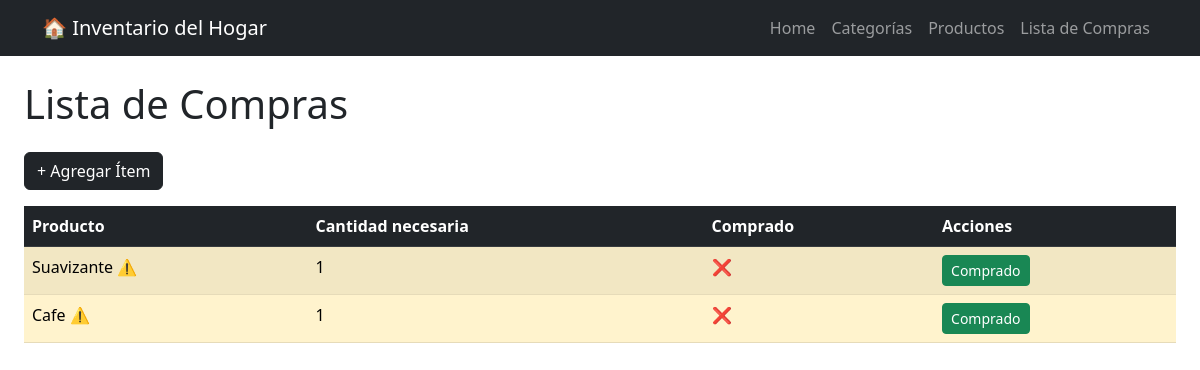
Before: /productos/compras/ with the older database file.
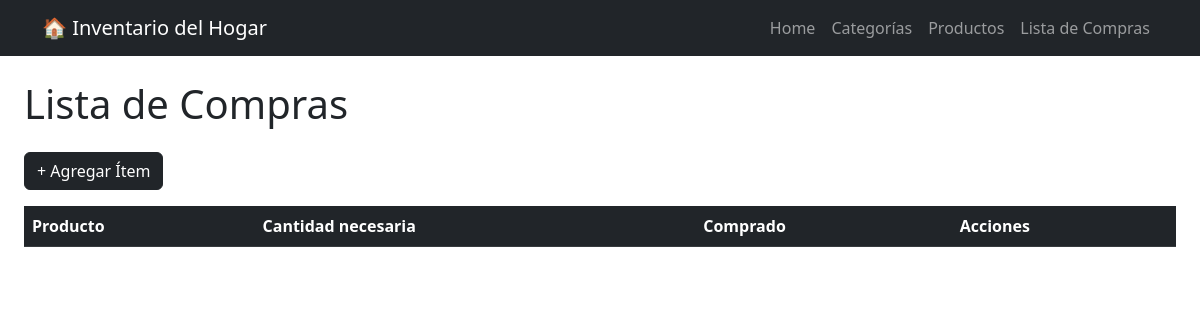
After: the same page with the newer database file.
### productos/models.py (models this page shows, shortened)
class Producto(models.Model):
    class UnidadMedida(models.TextChoices):
        KG = 'KG', 'Kilogramo'
        GR = 'GR', 'Gramo'
        LT = 'LT', 'Litro'
        ML = 'ML', 'Mililitro'
        UNIDAD = 'UNIDAD', 'Unidad'
    class Ubicacion(models.TextChoices):
        ALACENA = 'ALACENA', 'Alacena'
        HELADERA = 'HELADERA', 'Heladera'
        FREEZER = 'FREEZER', 'Freezer'
        DESPENSA = 'DESPENSA', 'Despensa'
        BAÑO="BAÑO" ,"Baño"
    nombre = models.CharField(max_length=100)
    descripcion = models.TextField(null=True, blank=True)
    cantidad = models.IntegerField()
    unidad_medida = models.CharField(max_length=10, choices=UnidadMedida.choices)
    stock_minimo = models.IntegerField()
    fecha_vencimiento = models.DateField(null=True, blank=True)
    categoria = models.ForeignKey(Categoria, on_delete=models.CASCADE)
    ubicacion = models.CharField(max_length=10, choices=Ubicacion.choices)
    disponible = models.BooleanField(default=True)

### productos/views.py (the view)
# urls.py: path('compras/', views.lista_compras, name='lista_compras'),
def lista_compras(request):
    items = ListaCompras.objects.filter(comprado=False)
    ids_en_lista = items.values_list('producto_id', flat=True)
    stock_bajo = Producto.objects.filter(
    cantidad=0,
    disponible=True
    ).exclude(id__in=ids_en_lista)
    return render(request, 'productos/lista_compras.html', {
        'items': items,
        'stock_bajo': stock_bajo
    })

### productos/templates/productos/lista_compras.html (shortened to what this page needs)
{% extends 'core/base.html' %}
{% block content %}
    <h1 class="mb-4">Lista de Compras</h1>
    <a href="{% url 'productos:crear_compra' %}" class="btn btn-dark mb-3">+ Agregar Ítem</a>
    <table class="table table-striped table-hover">
        <thead class="table-dark">
            <tr>
                <th>Producto</th>
                <th>Cantidad necesaria</th>
                <th>Comprado</th>
                <th>Acciones</th>
            </tr>
        </thead>
        <tbody>
            {% for producto in stock_bajo %}
            <tr class="table-warning">
                <td>{{ producto.nombre }} ⚠️</td>
                <td>{{ producto.stock_minimo }}</td>
                <td>❌</td>
                <td>
                    <a href="{% url 'productos:marcar_comprado' producto.pk %}" class="btn btn-sm btn-success">Comprado</a>
                </td>
            </tr>
            {% endfor %}
        </tbody>
    </table>
{% endblock %}

Changed rows visible on the page:
no longer on this page (row edited): Producto: nombre "Suavizante", stock_minimo "1"
no longer on this page (row edited): Producto: nombre "Cafe", stock_minimo "1"
